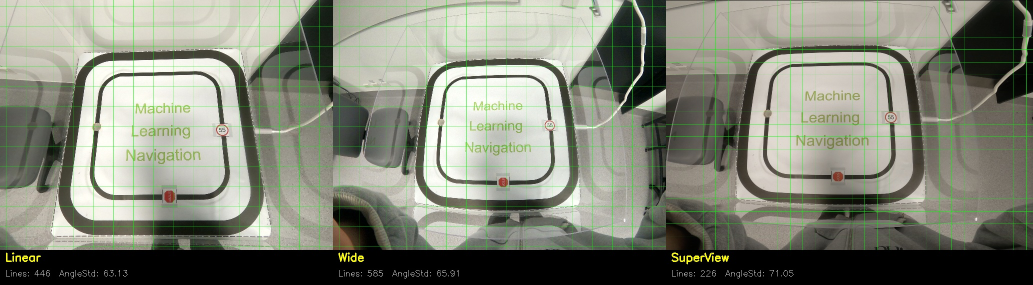
#> input picture fov_comparison.jpg, 2066 x 570 px (shown at 1/2 size)
$ python -i gopro_distortion.py   (imports and definitions only)
#> lines starting #> are read from the running program, lines starting #| are printed output that depends on the picture
#> further down, picture is the input picture: shape (570, 2066, 3); mean B, G, R 119.4, 133.4, 129.8
"""
GoPro FOV 畸变对比工具
========================
用途：对比 GoPro 不同 FOV 模式（Linear / Wide / SuperView）的畸变程度，
      帮你选出覆盖范围与图像质量的最佳平衡点。

用法：
  1. 在 GoPro 上用不同 FOV 模式分别拍赛道俯视照片
  2. 把照片放进对应文件夹：
       gopro_samples/linear/
       gopro_samples/wide/
       gopro_samples/superview/
  3. 运行：python gopro_distortion.py

输出：
  - 每张图叠加网格线（看直线是否弯曲）
  - 检测图像边缘的直线度评分
  - 三种模式并排对比图 → 保存为 fov_comparison.jpg
"""

import cv2
import numpy as np
import os
import glob

SAMPLE_DIRS = {
    "Linear":    "gopro_samples/linear",
    "Wide":      "gopro_samples/wide",
    "SuperView": "gopro_samples/superview",
}
OUTPUT_FILE = "fov_comparison.jpg"
GRID_STEP = 80   # 网格间距（像素），越小越密


# [21 lines left out: functions load_first_image, draw_grid, not called in this run]


def distortion_score(img):
    """
    用 Hough 直线检测估算畸变程度。
    思路：真正的直线（桌子边缘）在畸变图中会变弯，
         Hough 检测到的短线段越多、角度越散乱 → 畸变越大。
    返回：(检测到的线段数, 角度标准差)，数值越大表示畸变越严重。
    """
    gray = cv2.cvtColor(img, cv2.COLOR_BGR2GRAY)
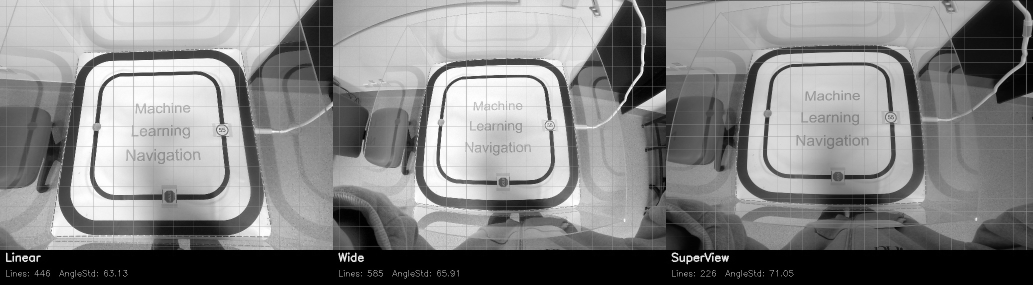
#> gray: shape (570, 2066) (shown at 1/2 size); min 0, max 255, mean 130.7
    edges = cv2.Canny(gray, 50, 150, apertureSize=3)
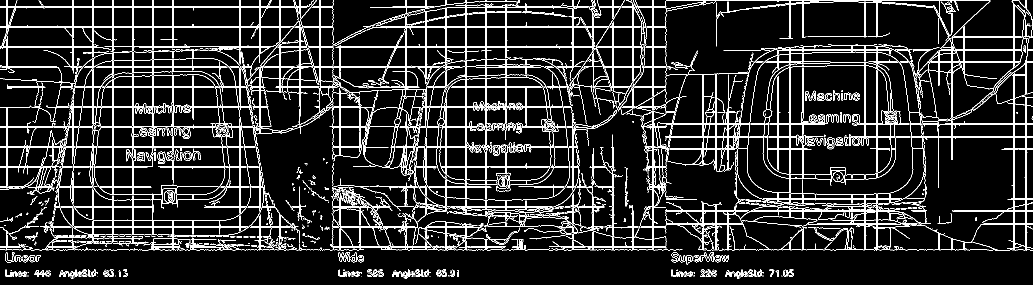
#> edges: shape (570, 2066) (shown at 1/2 size); 10.3% white in thin lines or dots
    lines = cv2.HoughLinesP(edges, 1, np.pi / 180,
                             threshold=80, minLineLength=60, maxLineGap=15)
#> lines = 546 rows, first 6: [0, 499, 727, 499], [740, 14, 868, 14], [735, 54, 1331, 54], [520, 132, 919, 132], [438, 94, 1331, 94], [726, 52, 1331, 52]
    if lines is None:
        return 0, 0.0

    angles = []
    for line in lines:
        x1, y1, x2, y2 = line[0]
        angle = np.degrees(np.arctan2(y2 - y1, x2 - x1)) % 180
        angles.append(angle)
#> this loop made 546 passes
#> (x1, y1, x2, y2, angle) on passes 1 to 3: (0, 499, 727, 499, 0), (740, 14, 868, 14, 0), (735, 54, 1331, 54, 0)
#> after the loop, angles = 546 values, max 179.5 at index 397, min 0 at index 0, mean 73.98

    angles = np.array(angles)
    # 只看接近水平/垂直的线（赛道/桌子边缘）
    hv = angles[(angles < 20) | (angles > 160) |
                 ((angles > 70) & (angles < 110))]
#> hv = 537 values, max 179.5 at index 394, min 0 at index 0, mean 73.18
    std = float(np.std(hv)) if len(hv) > 1 else 0.0
#> std = 74.14
    return len(lines), round(std, 2)


# [72 lines left out: functions add_label, main, not called in this run]


# [2 lines not run here, left out]

>>> import cv2
>>> picture = cv2.imread('fov_comparison.jpg')
>>> result = distortion_score(picture)
#> result = (546, 74.14)

$ run again, on fov_linear_grid.jpg
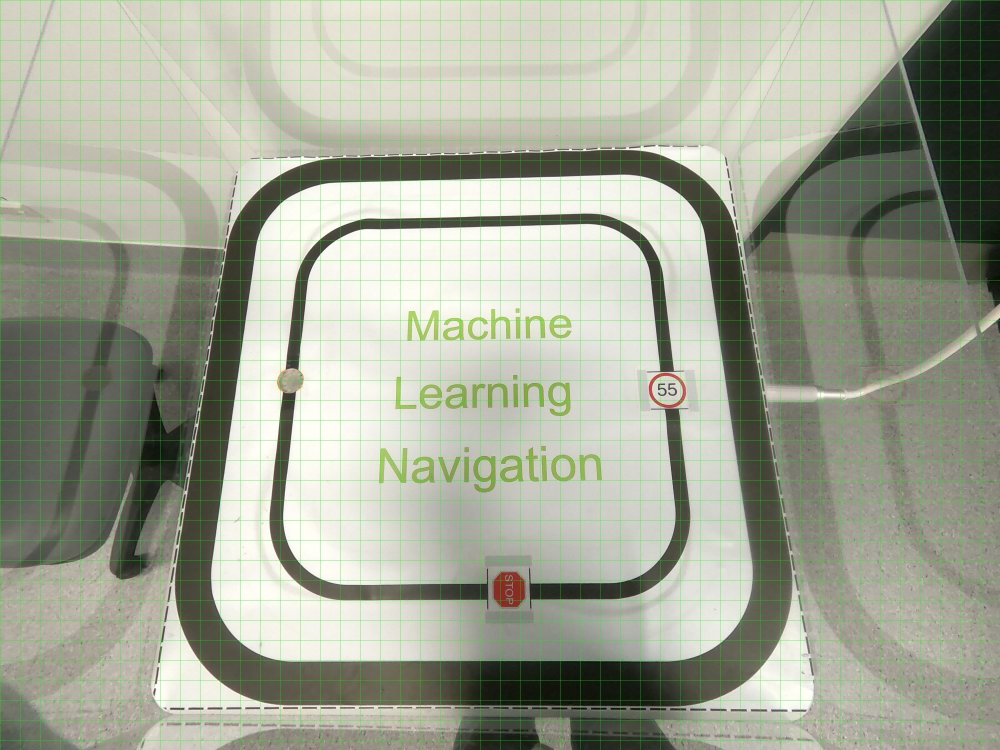
#> input picture fov_linear_grid.jpg, 4000 x 3000 px (shown at 1/4 size)
#> picture is the input picture: shape (3000, 4000, 3); mean B, G, R 150.5, 167.2, 162.5
#> in distortion_score, `gray = cv2.cvtColor(img, cv2.COLOR_BGR2GRAY)`:
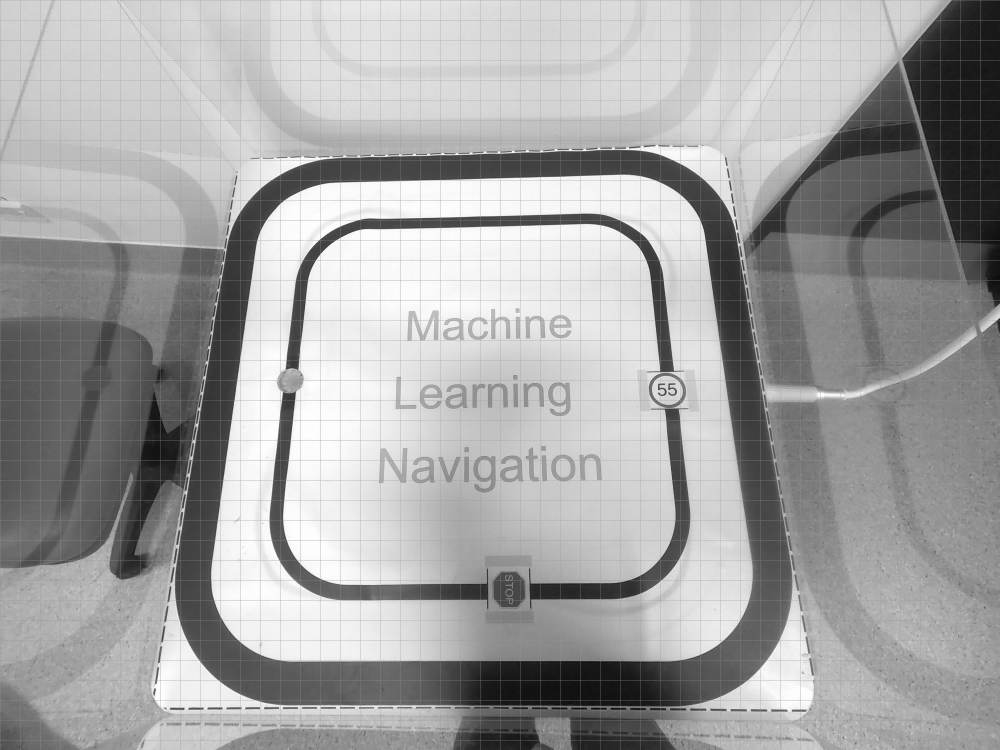
#> gray: shape (3000, 4000) (shown at 1/4 size); min 2, max 255, mean 163.9
#> in distortion_score, `edges = cv2.Canny(gray, 50, 150, apertureSize=3)`:
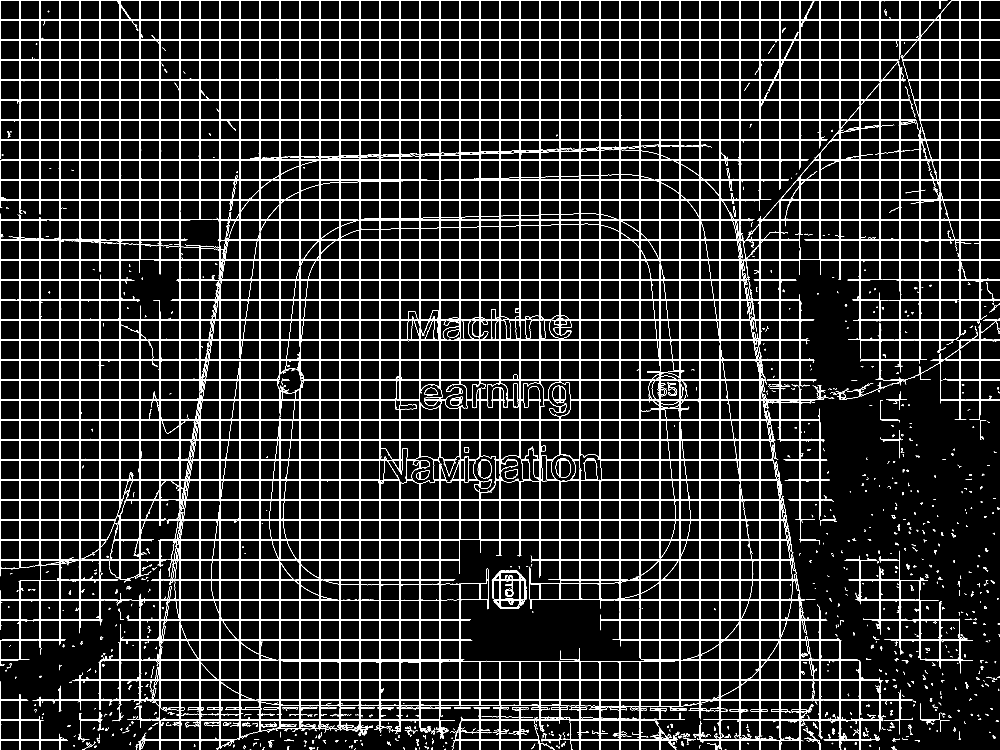
#> edges: shape (3000, 4000) (shown at 1/4 size); 5.2% white in thin lines or dots
#> lines = 664 rows, first 6: [1, 559, 3999, 559], [1, 801, 3039, 801], [1, 159, 3999, 159], [1, 79, 3999, 79], [3390, 1121, 3480, 1121], [1, 239, 3999, 239]
#> the loop in distortion_score, `for line in lines:` made 664 passes
#> after the loop in distortion_score, `for line in lines:`: angles = 664 values, max 179.4 at index 613, min 0 at index 0, mean 65.95
#> hv = 651 values, max 179.4 at index 600, min 0 at index 0, mean 64.65
#> std = 59.85
#> result = (664, 59.85)

$ run again, on fov_superview_grid.jpg
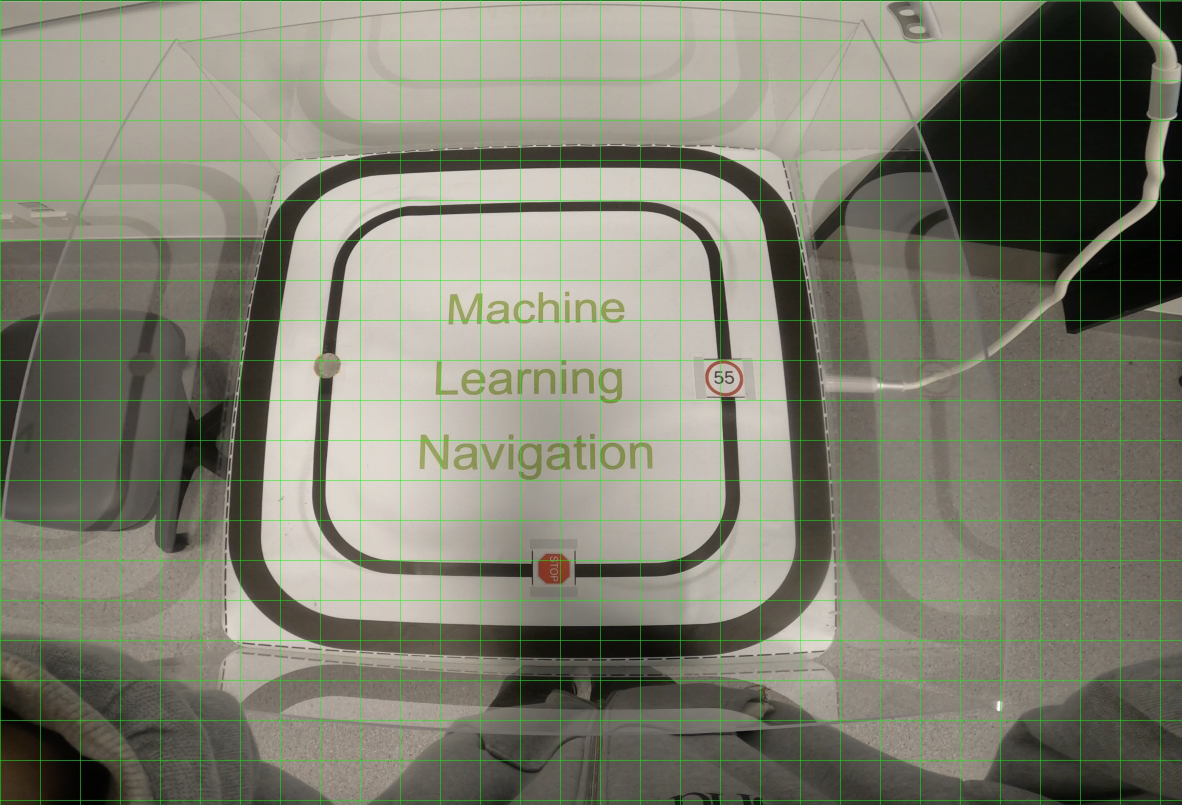
#> input picture fov_superview_grid.jpg, 2364 x 1610 px (shown at 1/2 size)
#> picture is the input picture: shape (1610, 2364, 3); mean B, G, R 113.6, 128.8, 127.8
#> in distortion_score, `gray = cv2.cvtColor(img, cv2.COLOR_BGR2GRAY)`:
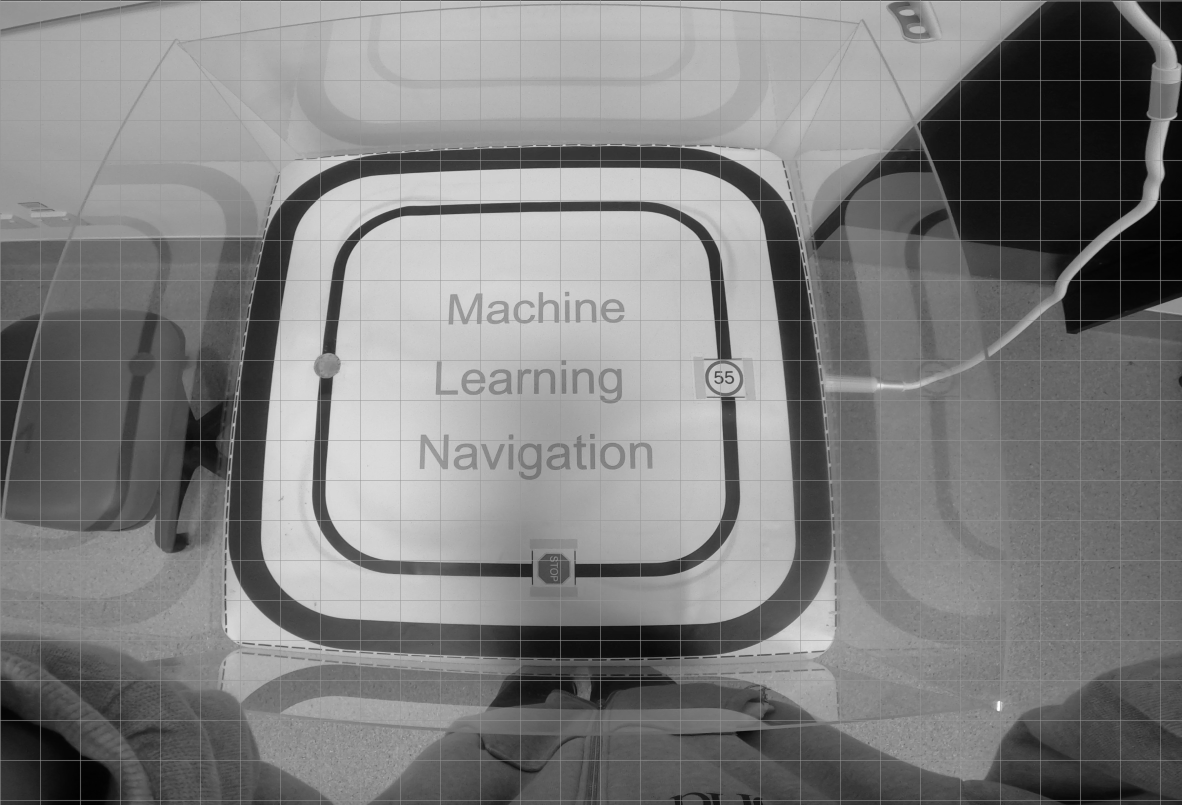
#> gray: shape (1610, 2364) (shown at 1/2 size); min 0, max 254, mean 126.7
#> in distortion_score, `edges = cv2.Canny(gray, 50, 150, apertureSize=3)`:
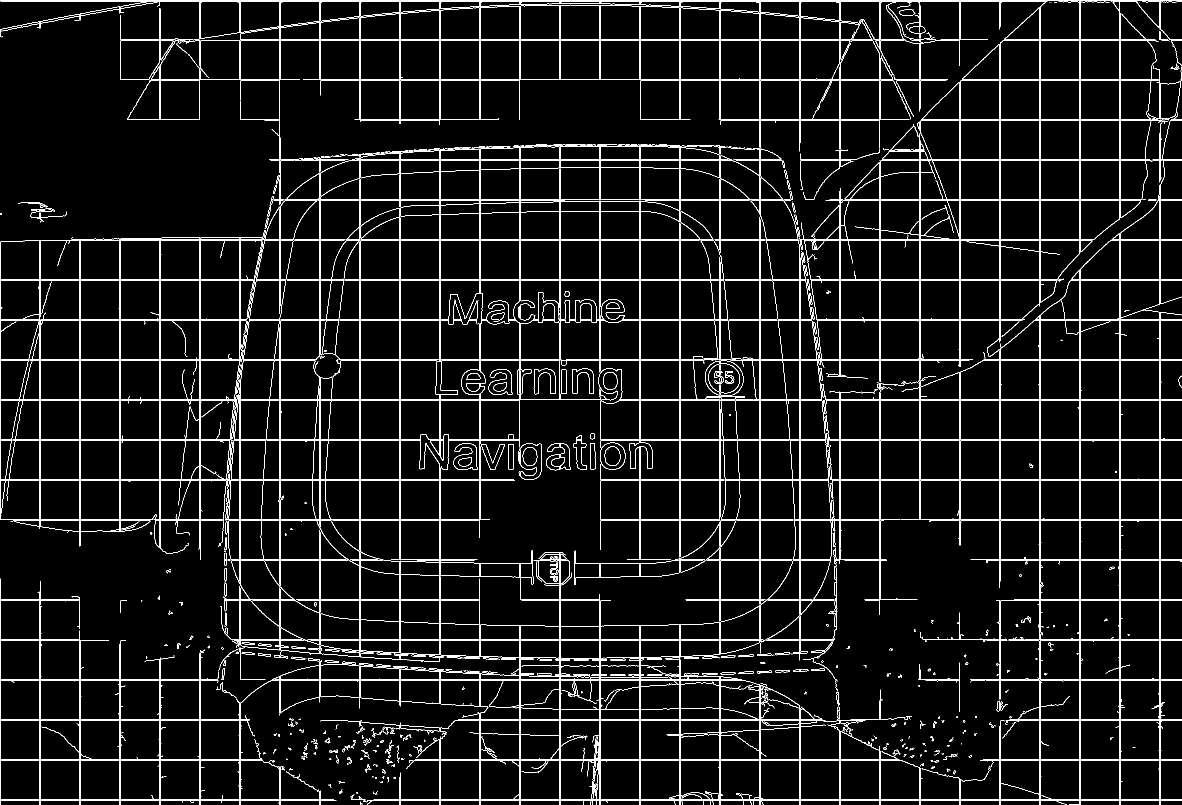
#> edges: shape (1610, 2364) (shown at 1/2 size); 5.7% white in thin lines or dots
#> lines = 424 rows, first 6: [1, 0, 2363, 0], [46, 481, 2184, 481], [677, 719, 1435, 719], [747, 1599, 2363, 1599], [1241, 641, 2044, 641], [1201, 881, 2363, 881]
#> the loop in distortion_score, `for line in lines:` made 424 passes
#> (x1, y1, x2, y2, angle) on passes 1 to 3: (1, 0, 2363, 0, 0), (46, 481, 2184, 481, 0), (677, 719, 1435, 719, 0)
#> after the loop in distortion_score, `for line in lines:`: angles = 424 values, max 179.5 at index 410, min 0 at index 0, mean 71.71
#> hv = 408 values, max 179.5 at index 395, min 0 at index 0, mean 69.9
#> std = 61.76
#> result = (424, 61.76)

$ run again, on fov_wide_grid.jpg
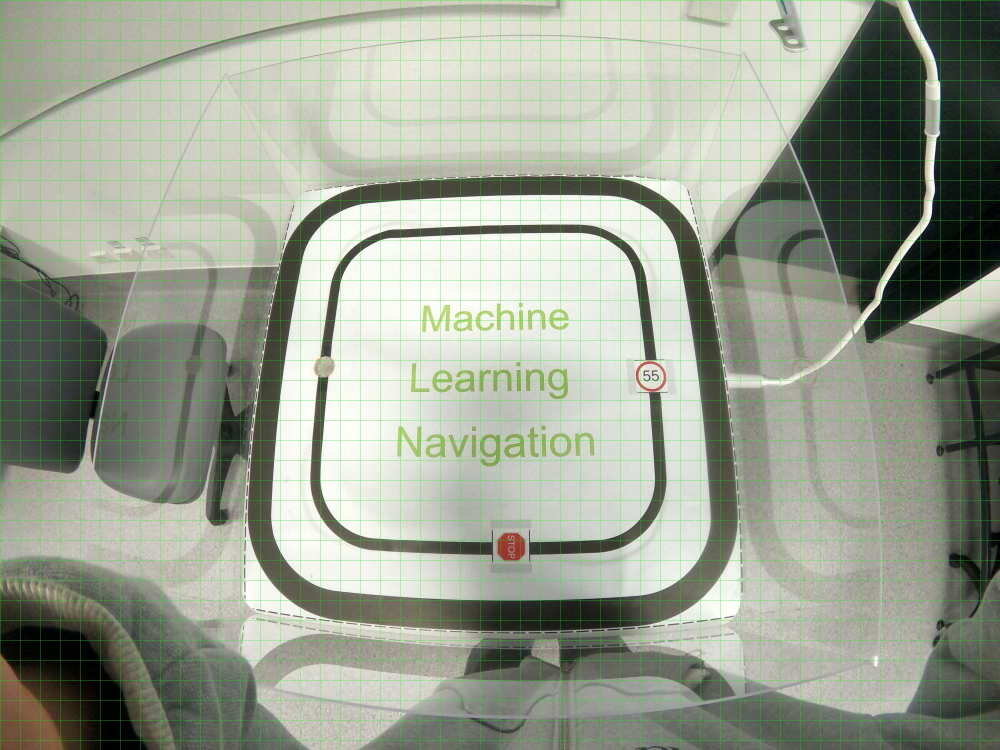
#> input picture fov_wide_grid.jpg, 4000 x 3000 px (shown at 1/4 size)
#> picture is the input picture: shape (3000, 4000, 3); mean B, G, R 145.6, 160.6, 153.7
#> in distortion_score, `gray = cv2.cvtColor(img, cv2.COLOR_BGR2GRAY)`:
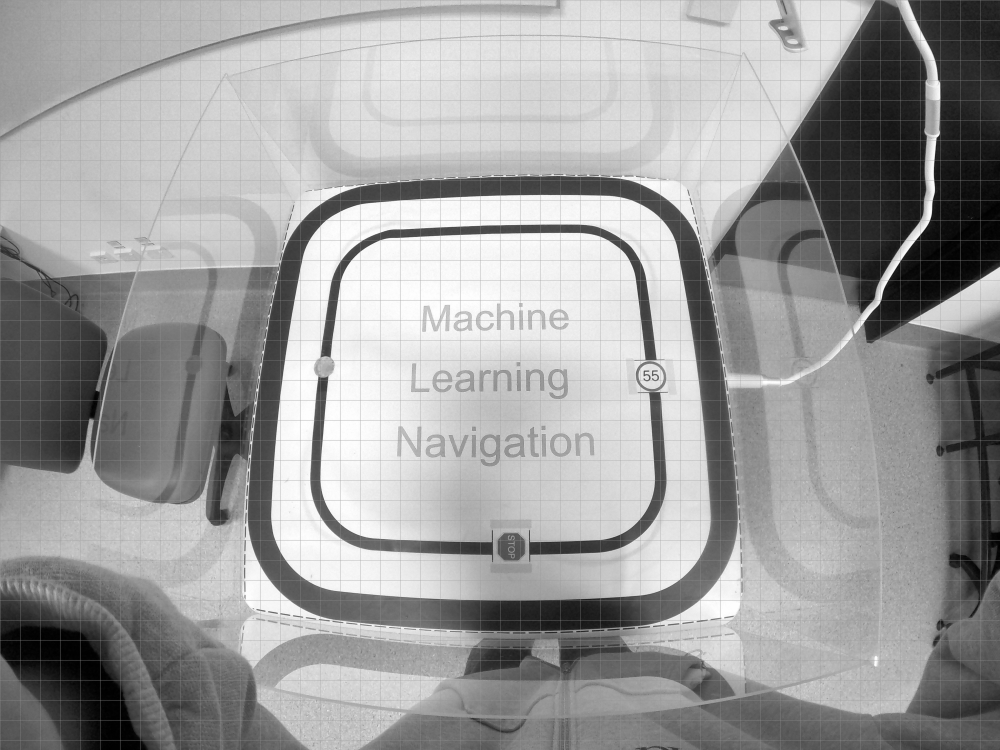
#> gray: shape (3000, 4000) (shown at 1/4 size); min 0, max 255, mean 156.9
#> in distortion_score, `edges = cv2.Canny(gray, 50, 150, apertureSize=3)`:
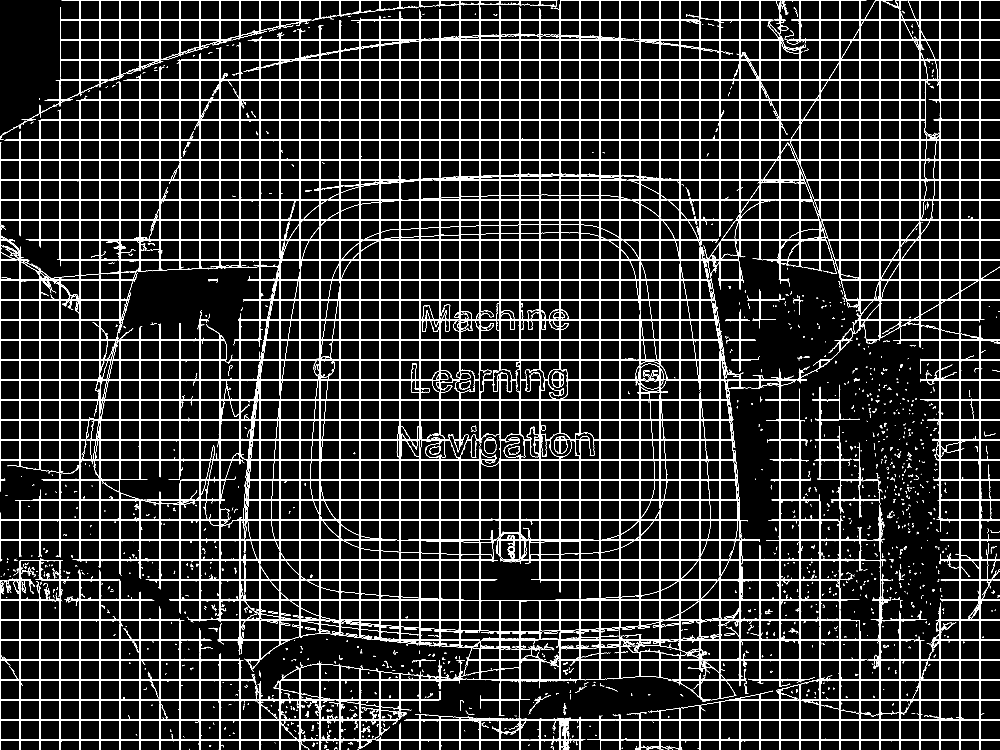
#> edges: shape (3000, 4000) (shown at 1/4 size); 5.6% white in thin lines or dots
#> lines = 882 rows, first 6: [17, 561, 3999, 561], [2401, 2961, 3999, 2961], [1, 2879, 1599, 2879], [1, 639, 3999, 639], [1, 879, 3999, 879], [1, 2959, 3999, 2959]
#> the loop in distortion_score, `for line in lines:` made 882 passes
#> after the loop in distortion_score, `for line in lines:`: angles = 882 values, max 179.5 at index 603, min 0 at index 0, mean 76.91
#> hv = 842 values, max 179.5 at index 585, min 0 at index 0, mean 75.25
#> std = 62.72
#> result = (882, 62.72)
